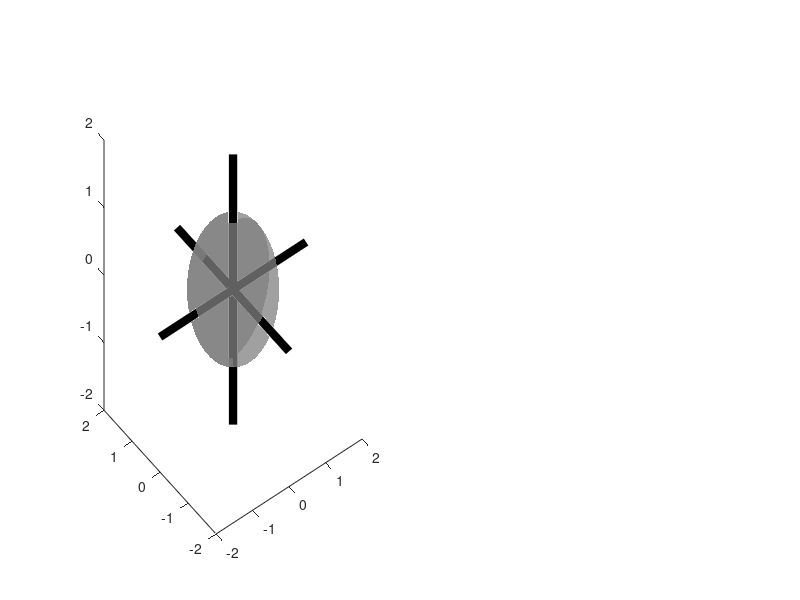

This figure's MATLAB source: (Note: this script raises an error after producing the figure.)
%clear all, close all, clc

xlim([-3 3])
ylim([-3 3])
zlim([-2 2])
view([45 26])
subplot(1,2,1)
set(gca, 'FontSize', 13);

%% Define rotation matrix
t1 = pi/15;
t2 = -pi/9;
t3 = -pi/20;

Rx = [1 0 0;
    0 cos(t1) -sin(t1);
    0 sin(t1) cos(t1)];

Ry = [cos(t2) 0 sin(t2);
    0 1 0;
    -sin(t2) 0 cos(t2)];

Rz = [cos(t3) -sin(t3) 0;
    sin(t3) cos(t3) 0;
    0 0 1];

Sigma = diag([3; 1; 0.5]);

R = Rz * Ry * Rx * Sigma;

%% Plot sphere and great circles
[x,y,z] = sphere(250);
% subplot(1,2,1)
plot3([-2 2], [0 0], [0 0], 'k', 'LineWidth', 6);
hold on
plot3([0 0], [-2 2], [0 0], 'k', 'LineWidth', 6);
plot3([0 0], [0 0], [-2 2], 'k', 'LineWidth', 6);

h1 = surf(x, y, z);
hold on
set(h1, 'EdgeColor', 'none', 'FaceColor', [.5 .5 .5], 'FaceAlpha', .75)
% set(h1, 'FaceColor', 'none')
lighting phong
shading interp
axis equal

theta = (0: 001:1)*2*pi;
x1 = cos(theta);
y1 = sin(theta);
z1 = 0*theta;

x2 = 0*theta;
y2 = cos(theta);
z2 = sin(theta);

x3 = cos(theta);
y3 = 0*theta;
z3 = sin(theta);

plot3(x1, y1, z1, 'k', 'LineWidth', 6)
plot3(x2, y2, z2, 'k', 'LineWidth', 6)
plot3(x3, y3, z3, 'k', 'LineWidth', 6)

xlim([-3 3])
ylim([-3 3])
zlim([-2 2])
view([45 26])

set(gca, 'FontSize', 13)
set(gcf, 'PaperPositionMode', 'auto')
set(gcf, 'renderer', 'opengl')

%%
xR = 0*x;
yR = 0*y;
zR = 0*z;

for i=1:size(x, 1)
    for j=1:size(x, 2)
        vec = [x(i, j); y(i,j); z(i,j)];
        vecR = R*vec;
        xR(i,j) = vecR(1);
        yR(i,j) = vecR(2);
        zR(i,j) = vecR(3);
    end
end

vec1 = [x1; y1; z1];
vec2 = [x2; y2; z2];
vec3 = [x3; y3; z3];

% vec1R = R*vec1;
% vec2R = R*vec2;
% vec3R = R*vec3;
vec1R = R*vec1;
vec2R = R*vec2;
vec3R = R*vec3;

eX = [2; 0; 0];
eY = [0; 2; 0];
eZ = [0; 0; 2];

eXR = R*eX;
eYR = R*eY;
eZR = R*eZ;

x1R = vec1R(1,:);
y1R = vec1R(2,:);
z1R = vec1R(3,:);

x2R = vec2R(1,:);
y2R = vec2R(2,:);
z2R = vec2R(3,:);

x3R = vec3R(1,:);
y3R = vec3R(2,:);
z3R = vec3R(3,:);

subplot(1,2,2)
h1=surf(xR, yR, zR, z);
hold on
set(h1, 'EdgeColor', 'none', 'FaceColor', [.5 .5 .5], 'FaceAlpha', .75)
axis equal
shading interp
lighting phong

plot3(x1R, y1R, z1R, 'k', 'LineWidth', 6);
plot3(x2R, y2R, z2R, 'k', 'LineWidth', 6);
plot3(x3R, y3R, z3R, 'k', 'LineWidth', 6);

plot3([-eXR(1) eXR(1)], [-eXR(2) eXR(2)], [-eXR(3) eXR(3)], 'k', 'LineWidth', 6);
plot3([-eYR(1) eYR(1)], [-eYR(2) eYR(2)], [-eYR(3) eYR(3)], 'k', 'LineWidth', 6);
plot3([-eZR(1) eZR(1)], [-eZR(2) eZR(2)], [-eZR(3) eZR(3)], 'k', 'LineWidth', 6);

xlim([-3 3])
ylim([-3 3])
zlim([-2 2])

view([45 26])

set(gca, 'FontSize', 13);
set(gcf, 'PaperPositionMode', 'auto');
set(gcf, 'renderer', 'opengl')
set(gcf, 'Position', [100 100 800 300])
